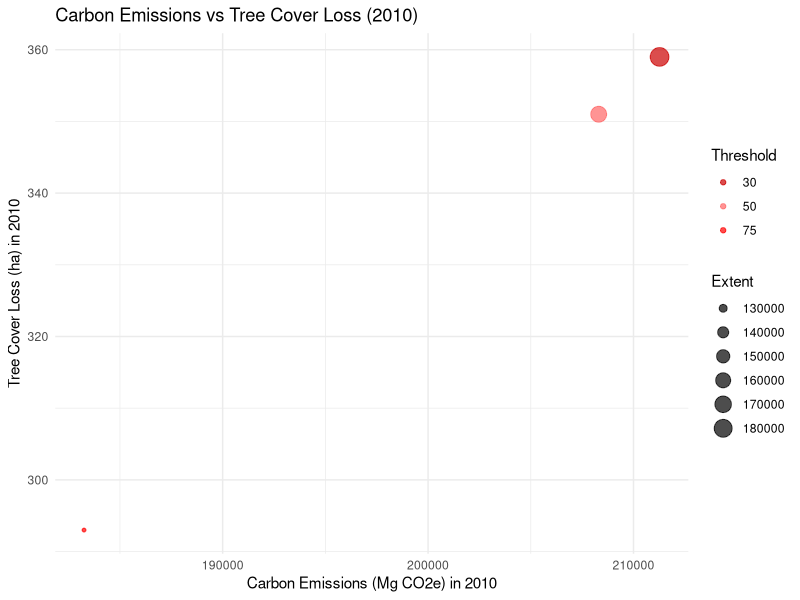
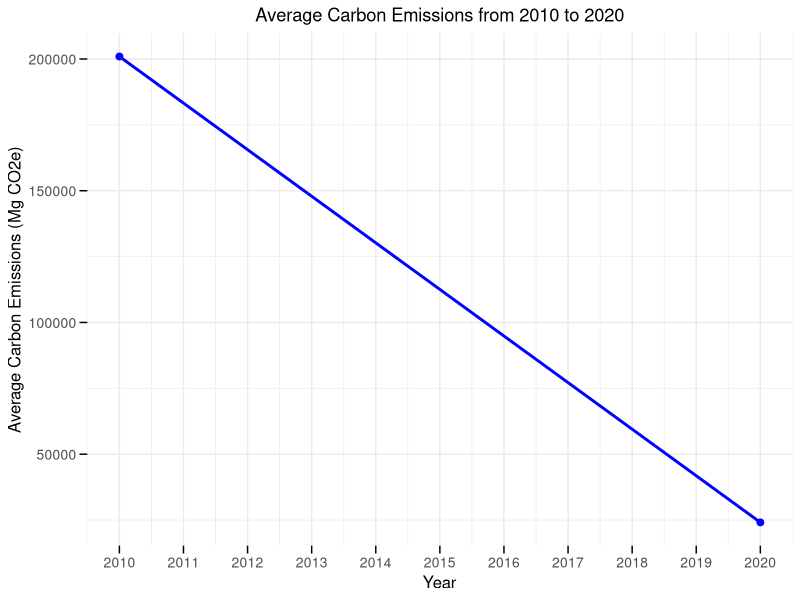

Generate these figures, in order, with R:
# Team 4: R Programming Project
# Authors: ARAGONA, BALOGO, BAUTISTA, CAYTON, MORALES, PALACIO

# Description:
# This script processes and visualizes carbon emissions and tree cover loss data 
# for the Philippines (specifically Benguet), using datasets from 2010 to 2020.

# Note: Ensure datasets are located in the specified working directory.


# =================================SETUP=======================================
# Install and load required packages
if (!requireNamespace("tidyverse")) install.packages("tidyverse")
if (!requireNamespace("dplyr")) install.packages("dplyr")
if (!requireNamespace("ggplot2")) install.packages("ggplot2")

# Load installed libraries
library(tidyverse)  # Data manipulation and visualization
library(dplyr)      # Data wrangling
library(ggplot2)    # Advanced visualization


#change this to you directory

setwd('C:\\Users\\CODE CLASSES\\R\\CLONE for FINALS\\9365-4_R_Artifacts\\ce_impact')  

# ===============================DATASETS======================================
# Load and clean the carbon emissions dataset
carbon_data <- read_csv("subnational_carbon_data.csv") %>%
  rename(
    threshold = 'umd_tree_cover_density_2000__threshold',
    ce2010 = 'gfw_forest_carbon_gross_emissions_2010__Mg_CO2e',
    ce2020 = 'gfw_forest_carbon_gross_emissions_2020__Mg_CO2e',
    subnational = 'subnational1'
  ) %>%
  select(country, threshold, subnational, ce2010:ce2020) %>%
  filter(
    country == "Philippines", 
    threshold >= 30, 
    subnational == "Benguet"
  )

# Load and clean the tree cover loss dataset
tree_cover_data <- read_csv("subnational_tree_cover_loss.csv") %>%
  rename(
    tc2010 = 'tc_loss_ha_2010',
    tc2020 = 'tc_loss_ha_2020',
    extent = 'extent_2010_ha',
    subnational = 'subnational1'
  ) %>%
  select(country, threshold, subnational, extent, tc2010:tc2020) %>%
  filter(
    country == "Philippines", 
    threshold >= 30, 
    subnational == "Benguet"
  )


# Combine datasets based on the 'threshold' column
tc_and_ce_data <- carbon_data %>%
  right_join(tree_cover_data, by = "threshold") %>%
  rename(
    country = 'country.x',
    subnational = 'subnational.x'
  ) %>%
  select(-country.y, -subnational.y)

# This ensures we retain information from both datasets for common thresholds.


# ================================SAVING======================================
# Save the combined dataset for reproducibility and external analysis
write_csv(tc_and_ce_data, "final_data_ce_impact.csv")


# =============================VISUALIZATION======================================
# Function to generate scatter plot for a specific year
create_scatter_plot <- function(data, year) {
  ggplot(data, aes_string(x = paste0("ce", year), y = paste0("tc", year), color = "factor(threshold)", size = "extent")) +
    geom_point(alpha = 0.7) + 
    scale_color_manual(
      values = c("30" = "#CC0000", "50" = "#FF6666", "75" = "red"),
      name = "Threshold"
    ) +
    scale_size_continuous(name = "Extent") +
    labs(
      title = paste("Carbon Emissions vs Tree Cover Loss (", year, ")", sep = ""),
      x = paste("Carbon Emissions (Mg CO2e) in ", year, sep = ""),
      y = paste("Tree Cover Loss (ha) in ", year, sep = "")
    ) +
    theme_minimal()
}

# Generate scatter plot for 2010
scatter_2010 <- create_scatter_plot(tc_and_ce_data, 2010)
print(scatter_2010)


# Pivot carbon emissions data into long format for year-wise analysis
carbon_long <- carbon_data %>%
  pivot_longer(
    cols = starts_with("ce"),
    names_to = "year",
    names_prefix = "ce",
    names_transform = list(year = as.integer),
    values_to = "ce"
  )


# calculate the average carbon emissions per year
carbon_avg_per_year <- carbon_long %>%
  group_by(year) %>%
  summarise(avg_ce = mean(ce, na.rm = TRUE))

# create the line plot
ggplot(carbon_avg_per_year, aes(x = year, y = avg_ce, group = 1)) +
  geom_line(color = "blue", size = 1) +
  geom_point(color = "blue", size = 2) +
  scale_x_continuous(breaks = 2010:2020,  # set year breaks
                     labels = as.character(2010:2020)) +
  labs(
    title = "Average Carbon Emissions from 2010 to 2020",
    x = "Year",
    y = "Average Carbon Emissions (Mg CO2e)"
  ) +
  theme_minimal() +
  theme(
    plot.title = element_text(hjust = 0.5),
    axis.title = element_text(size = 12),
    axis.text = element_text(size = 10),
    axis.ticks = element_line(size = 0.5),
    axis.ticks.length = unit(0.2, "cm")
  )
